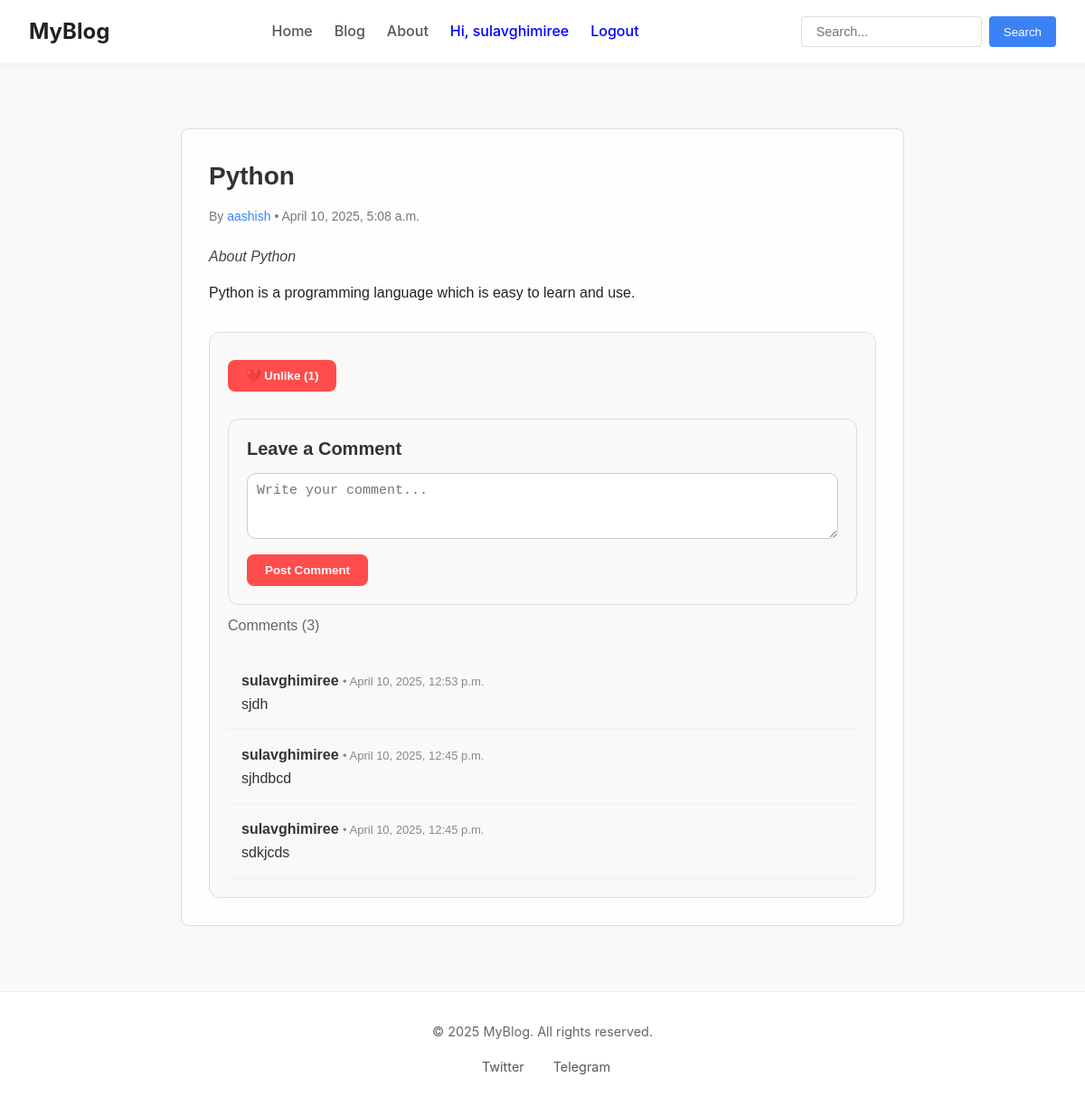
/blog/5/ (signed in), run on the app's committed database.
### blog_app/models.py (models this page shows, shortened)
class Blog(models.Model):
    title = models.CharField(max_length=200)
    short_desc = models.CharField(max_length=200)
    content = models.TextField()
    author = models.ForeignKey(User, on_delete=models.CASCADE)
    created = models.DateTimeField(auto_now_add=True)
    updated = models.DateTimeField(auto_now=True)
    is_published = models.BooleanField(default=False)

class Comment(models.Model):
    blog = models.ForeignKey('Blog', on_delete=models.CASCADE, related_name="comments")
    user = models.ForeignKey(User, on_delete=models.CASCADE)
    content = models.TextField()
    created = models.DateTimeField(auto_now_add=True)

### blog_app/views.py (the view, shortened to what this page needs)
# urls.py: path('blog/<int:pk>/', views.blog_detail, name="blog-detail"),
def blog_detail(request, pk):
    blog = get_object_or_404(Blog, pk=pk, is_published=True)
    user_has_liked = blog.likes.filter(user=request.user).exists() if request.user.is_authenticated else False
    return render(request, 'blog_app/blog_detail.html', {"blog":blog, "comments":blog.comments.all().order_by('-created'), "likes": blog.likes.all(), "user_has_liked": user_has_liked})

### blog_app/templates/blog_app/blog_detail.html (shortened to what this page needs)
{% extends 'base.html' %} {% block content %}
<div class="blog-detail-container">
  <div class="blog-detail-title">{{ blog.title }}</div>
  <div class="blog-detail-meta">
    By
    <a href="{% url 'user-profile' blog.author.username %}"
      >{{ blog.author.username }}</a
    >
    • {{blog.created}}
  </div>
  <div class="blog-detail-short-desc">{{ blog.short_desc }}</div>
  <div class="blog-detail-content">{{ blog.content|linebreaks }}</div>
  {% if user.is_authenticated %}
  <div class="like-box">
    <form method="post">
      {% csrf_token %} {% if user_has_liked %}
      <button type="submit" name="action" value="unlike">
        💔 Unlike ({{ likes.count }})
      </button>
      {% else %}
      <button type="submit" name="action" value="like">
        ❤️ Like ({{ likes.count }})
      </button>
      {% endif %}
    </form>
    <div>
      <div class="comment-box">
        <h3>Leave a Comment</h3>
        <form method="post">
          <textarea
            name="comment"
            rows="3"
            placeholder="Write your comment..."
            required
          ></textarea>
          <br />
          <button type="submit" name="action" value="comment">
            Post Comment
          </button>
        </form>
      </div>
      <div class="comment-count">Comments ({{ comments.count }})</div>
      <ul class="comment-list">
        {% for comment in comments %}
        <li class="comment-item">
          <strong>{{ comment.user.username }}</strong>
          <small> • {{ comment.created }}</small>
          <div>{{ comment.content }}</div>
        </li>
        {% empty %}
        <li class="comment-item">No comments yet.</li>
        {% endfor %}
      </ul>
    </div>
  </div>
  {% endif %}
</div>
{% endblock %}

### templates/base.html (shortened to what this page needs)
{% load static %}
<!DOCTYPE html>
<html lang="en">
  <head>
    <link rel="stylesheet" href="{% static 'styles.css' %}" />
    <link rel="stylesheet" href="{% static 'styles2.css' %}" />
    <link rel="stylesheet" href="{% static 'styles3.css' %}" />
  </head>
  <body>
    <header>
      <nav>
        <div class="mobile-header">
          <div class="nav-left">
            <a href="{% url 'home' %}">MyBlog</a>
          </div>
        </div>
        <div class="nav-center" id="nav-menu">
          <a href="{% url 'home' %}">Home</a>
          <a href="{% url 'blog-list' %}">Blog</a>
          <a href="{% url 'about-view' %}">About</a>
          {% if user.is_authenticated %}
          <a style="color: blue" href="{% url 'user-profile' user.username %}"
            >Hi, {{ user.username }}</a
          >
          <a style="color: blue" href="{% url 'logout-user' %}">Logout</a>
          {% else %}
          <a style="color: blue" href="{% url 'login-page' %}">Login</a>
          <a style="color: blue" href="{% url 'signup-page' %}">Signup</a>
          {% endif %}
        </div>
        <div class="nav-right">
          <form class="search-form" method="GET" action="{% url 'blog-list' %}">
            <input type="text" name="q" placeholder="Search..." />
            <button type="submit">Search</button>
          </form>
        </div>
      </nav>
    </header>
    <main>{% block content %} {% endblock %}</main>
    <footer>
      <p>&copy; {{ year|default:"2025" }} MyBlog. All rights reserved.</p>
      <div class="social-icons">
        <a href="https://twitter.com" target="_blank" rel="noopener">
           Twitter
        </a>
        <a href="https://t.me" target="_blank" rel="noopener">
           Telegram
        </a>
      </div>
    </footer>
  </body>
</html>

### static/styles.css (style rules this page uses)
* { margin: 0; padding: 0; box-sizing: border-box; }
body { font-family: 'Inter', -apple-system, BlinkMacSystemFont, 'Segoe UI', Roboto, Oxygen, Ubuntu, sans-serif; line-height: 1.6; color: #333; background-color: #f8f9fa; display: flex; flex-direction: column; min-height: 100vh; }
h1, h2, h3, h4, h5, h6 { font-weight: 700; line-height: 1.2; margin-bottom: 1rem; color: #222; }
a { color: #3b82f6; text-decoration: none; transition: color 0.2s ease; }
main { flex: 1; padding: 2rem; max-width: 1200px; width: 100%; margin: 0 auto; }
header { background-color: #fff; box-shadow: 0 2px 10px rgba(0, 0, 0, 0.05); position: sticky; top: 0; z-index: 100; }
nav { display: flex; justify-content: space-between; align-items: center; padding: 1rem 2rem; max-width: 1200px; margin: 0 auto; }
.nav-left a { font-size: 1.5rem; font-weight: 700; color: #222; }
.nav-center { display: flex; gap: 1.5rem; }
.nav-center a { color: #555; font-weight: 500; position: relative; }
.nav-center a::after { content: ''; position: absolute; bottom: -5px; left: 0; width: 0; height: 2px; background-color: #3b82f6; transition: width 0.3s ease; }
.nav-right { display: flex; align-items: center; gap: 1rem; }
.nav-right form { display: flex; position: relative; }
.nav-right input { padding: 0.5rem 1rem; border: 1px solid #ddd; border-radius: 4px; font-size: 0.9rem; width: 200px; transition: all 0.3s ease; }
.nav-right button { background-color: #3b82f6; color: white; border: none; border-radius: 4px; padding: 0.5rem 1rem; margin-left: 0.5rem; cursor: pointer; font-weight: 500; transition: background-color 0.2s ease; }
footer { background-color: #fff; border-top: 1px solid #eee; padding: 2rem; text-align: center; font-size: 0.9rem; color: #666; }
.social-icons { display: flex; justify-content: center; gap: 1.5rem; margin-top: 1rem; }
.social-icons a { display: flex; align-items: center; gap: 0.5rem; color: #555; transition: color 0.2s ease; }

### blog_app/templates/blog_app/blog_detail.html (style rules this page uses)
.blog-detail-container { max-width: 800px; margin: 40px auto; padding: 30px; background-color: #fefefe; border: 1px solid #ddd; border-radius: 8px; font-family: Arial, sans-serif; }
.blog-detail-title { font-size: 28px; font-weight: bold; color: #333; margin-bottom: 10px; }
.blog-detail-meta { color: #777; font-size: 14px; margin-bottom: 20px; }
.blog-detail-short-desc { font-style: italic; color: #444; margin-bottom: 15px; }
.blog-detail-content { font-size: 16px; line-height: 1.6; color: #222; }
.comment-box, .like-box { border: 1px solid #ddd; border-radius: 12px; padding: 20px; margin-top: 30px; background-color: #f9f9f9; }
.comment-box h3, .like-box h3 { margin-bottom: 15px; font-size: 20px; color: #333; }
.comment-box textarea { width: 100%; border: 1px solid #ccc; border-radius: 10px; padding: 10px; resize: vertical; font-size: 15px; }
.comment-box button, .like-box button { background-color: #ff4c4c; color: white; border: none; padding: 10px 20px; margin-top: 10px; border-radius: 8px; cursor: pointer; transition: background-color 0.3s; font-weight: bold; }
.comment-list { margin-top: 20px; list-style: none; padding: 0; }
.comment-item { padding: 15px; border-bottom: 1px solid #eee; }
.comment-item strong { color: #333; }
.comment-item small { color: #888; font-size: 13px; }
.like-box form { display: inline; }
.comment-count { margin-top: 10px; font-size: 16px; color: #666; }

### data on the page
Blog: title "Python", author.username "aashish", created "April 10, 2025, 5:08 a.m.", short_desc "About Python", content "Python is a programming language which is easy to learn and use.", count "1"
Comment: user.username "sulavghimiree", created "April 10, 2025, 12:53 p.m.", content "sjdh"
Comment: user.username "sulavghimiree", created "April 10, 2025, 12:45 p.m.", content "sjhdbcd"
Comment: user.username "sulavghimiree", created "April 10, 2025, 12:45 p.m.", content "sdkjcds"

### other printed values
{{ user.username }} "sulavghimiree"
{{ comments.count }} "3"
{{ year|default:"2025" }} "2025"
